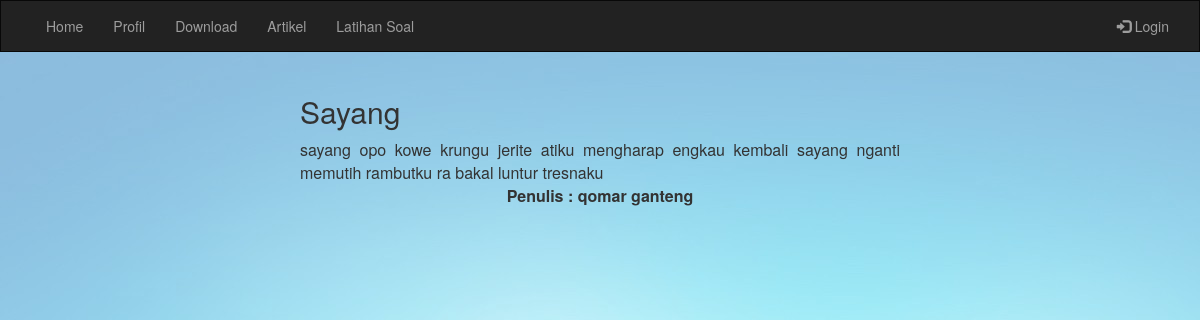
The page /artikel_detail.php?id_ar=1 on the database its author committed.
### tables this page shows
CREATE TABLE IF NOT EXISTS `artikel` (
  `id_ar` int(5) NOT NULL,
  `judul` varchar(50) DEFAULT NULL,
  `isi` varchar(1000) DEFAULT NULL,
  `penulis` varchar(50) DEFAULT NULL
);

### artikel_detail.php (the view, shortened to what this page needs)
<?php
  if(isset($_SESSION['user'])){
	$login = "sukses";
  }else{
	$login = "gagal";
	}
?>
<html lang="en">
<head>
	<link rel="stylesheet" href="https://maxcdn.bootstrapcdn.com/bootstrap/3.3.7/css/bootstrap.min.css">
</head>
<body>
<nav class="navbar navbar-inverse">
	<div class="container-fluid">
		<div class="collapse navbar-collapse" id="myNavbar">
			<ul class="nav navbar-nav">
				<li><a href="index.php">Home</a></li>
				<li><a href="profil.php">Profil</a></li>
				<?php
					if($login == "sukses"){
						echo "<li><a href='materi1.php'>Materi</a></li>";
						echo "<li><a href='inputArtikel.php'>Artikel</a></li>";
						echo "<li><a href='input.php?page=soal'>Input Soal</a></li>";
						echo "<li><a href='input.php?page=view'>Edit Soal</a></li>";
					}
					else {
						echo "<li><a href='download.php'>Download</a></li>";
						echo "<li><a href='inputArtikel.php'>Artikel</a></li>";
						echo "<li><a href='home.php?page=ujian'>Latihan Soal</a></li>"; }
				?>
			</ul>
			<ul class="nav navbar-nav navbar-right">
				<?php
				if($login == "sukses"){
					echo "<li><a href='logout.php'><span class='glyphicon glyphicon-log-in'></span> Logout</a></li>";
				}else{
					echo "<li><a href='login.html'><span class='glyphicon glyphicon-log-in'></span> Login</a></li>";
				}
				?>
			</ul>
		</div>
	</div>
</nav>
	<table width="600" border="0" align="center">
	<?php
		$kode_artikel = $_GET['id_ar'];
		include "koneksi.php";
		$query = "SELECT id_ar AS id_ar, judul, isi, penulis "." FROM artikel WHERE id_ar='$kode_artikel' ";
		$hasil = mysqli_query($kon, $query);
		while ($baris = mysqli_fetch_row($hasil)) {
			echo("<tr>");
			echo ("<td><br/> <h2>$baris[1]</h2></td>");
			echo("</tr>");
			echo("<tr>");
			echo("<td  align='justify'>$baris[2]</td>");
			echo("</tr>");
			echo("<tr>");
			echo("<td><b><center>Penulis : $baris[3]</b></center></td>");
			echo("<tr>");
						echo("<tr>");
			echo ("<td><br/></td>"); echo("</tr>");
			}
	?>
</table>
</body>
</html>

### artikel_detail.php (style rules this page uses)
body { background-image:url(pict/bgblur.JPG); }
.navbar { margin-bottom: 0; border-radius: 0; }

### rows shown on the page
artikel: judul "Sayang", isi "sayang opo kowe krungu jerite atiku mengharap engkau kembali sayang nganti memutih rambutku ra bakal luntur tresnaku", penulis "qomar ganteng"
